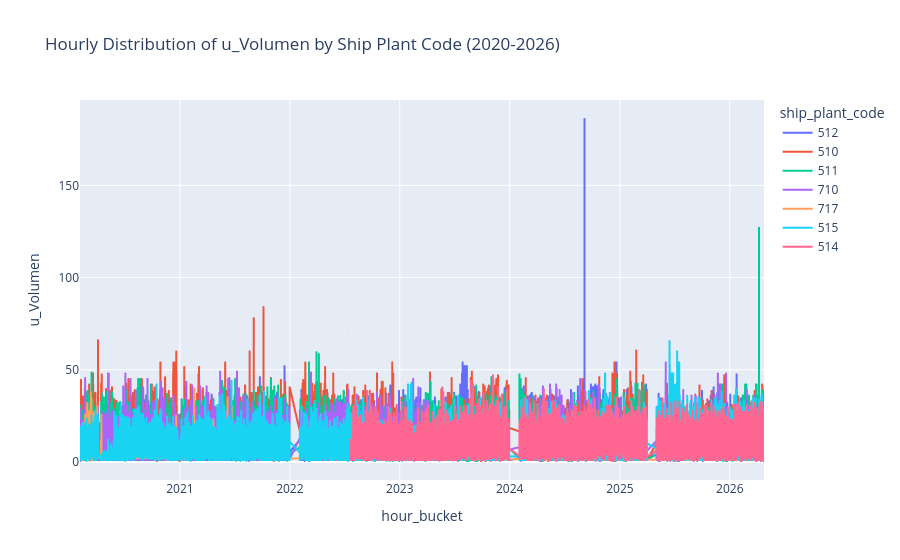

Write notebook code for a chart like this one.
### Markdown cell above
##### Outlier and Missing data Checking

### Code cell
# Check missing data over time
# Analyze hourly distribution of u_Volumen by ship_plant_code
hourly_distribution = (
    remissions
    .assign(hour_bucket=remissions["typed_time"].dt.floor("h"))
    .groupby(["hour_bucket", "ship_plant_code"], as_index=False)["u_Volumen"]
    .sum()
)

fig = px.line(
    hourly_distribution,
    x="hour_bucket",
    y="u_Volumen",
    color="ship_plant_code",
    title="Hourly Distribution of u_Volumen by Ship Plant Code (2020-2026)"
)
fig.show()

### Figure 1 — Plotly figure (JSON) as saved in the notebook; plotly's stock layout.template omitted (floating-point values rounded to 4 significant figures; data arrays with more than 128 entries replaced by an {"elided": "..."} marker saying what was removed)
{"data": [{"hovertemplate": "ship_plant_code=512<br>hour_bucket=%{x}<br>u_Volumen=%{y}<extra></extra>", "legendgroup": "512", "line": {"color": "#636efa", "dash": "solid"}, "marker": {"symbol": "circle"}, "mode": "lines", "name": "512", "showlegend": true, "type": "scattergl", "x": {"elided": "16607 str values"}, "xaxis": "x", "y": {"elided": "16607 float values"}, "yaxis": "y"}, {"hovertemplate": "ship_plant_code=510<br>hour_bucket=%{x}<br>u_Volumen=%{y}<extra></extra>", "legendgroup": "510", "line": {"color": "#EF553B", "dash": "solid"}, "marker": {"symbol": "circle"}, "mode": "lines", "name": "510", "showlegend": true, "type": "scattergl", "x": {"elided": "16590 str values"}, "xaxis": "x", "y": {"elided": "16590 float values"}, "yaxis": "y"}, {"hovertemplate": "ship_plant_code=511<br>hour_bucket=%{x}<br>u_Volumen=%{y}<extra></extra>", "legendgroup": "511", "line": {"color": "#00cc96", "dash": "solid"}, "marker": {"symbol": "circle"}, "mode": "lines", "name": "511", "showlegend": true, "type": "scattergl", "x": {"elided": "16608 str values"}, "xaxis": "x", "y": {"elided": "16608 float values"}, "yaxis": "y"}, {"hovertemplate": "ship_plant_code=710<br>hour_bucket=%{x}<br>u_Volumen=%{y}<extra></extra>", "legendgroup": "710", "line": {"color": "#ab63fa", "dash": "solid"}, "marker": {"symbol": "circle"}, "mode": "lines", "name": "710", "showlegend": true, "type": "scattergl", "x": {"elided": "13814 str values"}, "xaxis": "x", "y": {"elided": "13814 float values"}, "yaxis": "y"}, {"hovertemplate": "ship_plant_code=717<br>hour_bucket=%{x}<br>u_Volumen=%{y}<extra></extra>", "legendgroup": "717", "line": {"color": "#FFA15A", "dash": "solid"}, "marker": {"symbol": "circle"}, "mode": "lines", "name": "717", "showlegend": true, "type": "scattergl", "x": {"elided": "590 str values"}, "xaxis": "x", "y": {"elided": "590 float values"}, "yaxis": "y"}, {"hovertemplate": "ship_plant_code=515<br>hour_bucket=%{x}<br>u_Volumen=%{y}<extra></extra>", "legendgroup": "515", "line": {"color": "#19d3f3", "dash": "solid"}, "marker": {"symbol": "circle"}, "mode": "lines", "name": "515", "showlegend": true, "type": "scattergl", "x": {"elided": "16524 str values"}, "xaxis": "x", "y": {"elided": "16524 float values"}, "yaxis": "y"}, {"hovertemplate": "ship_plant_code=514<br>hour_bucket=%{x}<br>u_Volumen=%{y}<extra></extra>", "legendgroup": "514", "line": {"color": "#FF6692", "dash": "solid"}, "marker": {"symbol": "circle"}, "mode": "lines", "name": "514", "showlegend": true, "type": "scattergl", "x": {"elided": "9677 str values"}, "xaxis": "x", "y": {"elided": "9677 float values"}, "yaxis": "y"}], "layout": {"legend": {"title": {"text": "ship_plant_code"}, "tracegroupgap": 0}, "title": {"text": "Hourly Distribution of u_Volumen by Ship Plant Code (2020-2026)"}, "xaxis": {"anchor": "y", "domain": [0, 1], "title": {"text": "hour_bucket"}}, "yaxis": {"anchor": "x", "domain": [0, 1], "title": {"text": "u_Volumen"}}}}
